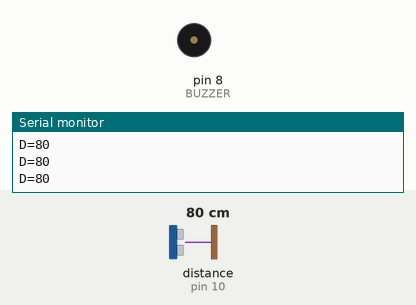
The sketch below on a simulated Arduino Uno, built with avr-gcc and run on an emulated ATmega328P. Shown: buzzer (waves = sounding), the last lines printed to the serial monitor. Wiring (inferred from the names in the program): ultrasonic range finder: trigger pin 9; echo pin 10. The inputs (shaded band) are chosen by the test bench; at power-on: distance to the obstacle (sensor on pin 10) 80 cm. The echo pulse lasts 58.3 µs per cm.

Above: at 1.2 s.
1.3 s: distance to the obstacle (sensor on pin 10) set to 35 cm
At 1.55 s:
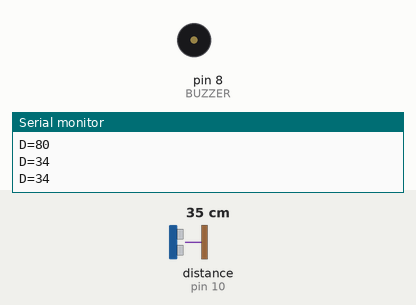
4.3 s: distance to the obstacle (sensor on pin 10) set to 27 cm
5.8 s: distance to the obstacle (sensor on pin 10) set to 120 cm
At 6.8 s:
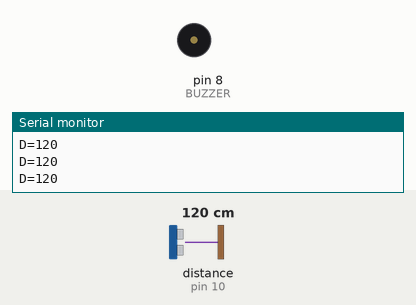
7.3 s: distance to the obstacle (sensor on pin 10) set to 104 cm
8.8 s: distance to the obstacle (sensor on pin 10) set to 96 cm
At 9.5 s:
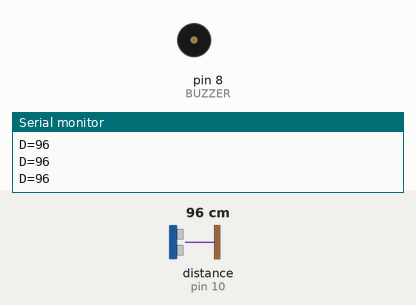
Timing chart, 0 to 12.8 s (numbered marks = the images above; inputs shaded):
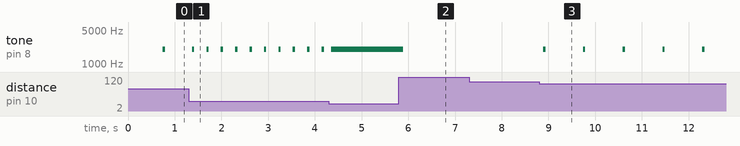

The sketch:

parking.ino
```cpp
// parking — tests assert (BT56): a parking sensor. An HC-SR04 (TRIG D9, ECHO D10) measures ten
// times a second and prints "D=<cm>" at 115200 baud (0 = nothing within 4 m). The buzzer on D8
// beeps 2 kHz for 50 ms, more often the closer the car: every (distance × 8) ms below 1 m,
// continuously below 30 cm, when it also prints "STOP" once.
const uint8_t TRIG = 9, ECHO = 10, BUZZER = 8;
unsigned long lastBeep = 0;
bool stopped = false;

unsigned int measureCm() {
  digitalWrite(TRIG, LOW);
  delayMicroseconds(2);
  digitalWrite(TRIG, HIGH);
  delayMicroseconds(10);
  digitalWrite(TRIG, LOW);
  unsigned long us = pulseIn(ECHO, HIGH, 30000);
  return us == 0 ? 0 : (unsigned int)(us / 58);
}

void setup() {
  Serial.begin(115200);
  pinMode(TRIG, OUTPUT);
  pinMode(ECHO, INPUT);
}

void loop() {
  unsigned int cm = measureCm();
  Serial.print("D=");
  Serial.println(cm);
  if (cm > 0 && cm < 30) {
    tone(BUZZER, 2000);
    if (!stopped) Serial.println("STOP");
    stopped = true;
  } else {
    stopped = false;
    noTone(BUZZER);
    if (cm > 0 && cm < 100 && millis() - lastBeep >= cm * 8UL) {
      lastBeep = millis();
      tone(BUZZER, 2000, 50);
    }
  }
  delay(100);
}
```

Measured:
- the behaviour switches between 100 and 99 cm on distance to the obstacle (sensor on pin 10) (found by bisection; images 2 and 3)
- after the input at 1.3 s, tone on pin 8 (BUZZER): alternates 2000 Hz for 0.05 s and silent for 0.26 s, starting after 0.07 s
- after the input at 5.8 s, tone on pin 8 (BUZZER): 2000 Hz → silent after 0.09 s
- after the input at 8.8 s, tone on pin 8 (BUZZER): alternates 2000 Hz for 0.05 s and silent for 0.80 s, starting after 0.09 s
